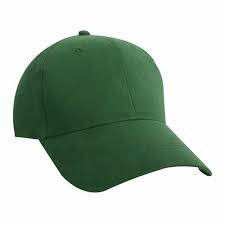
#> input picture 3-Contours/images/greenHat.jpg, 225 x 225 px, found by its file name
$ python 7-approx.py
#> lines starting #> are read from the running program, lines starting #| are printed output that depends on the picture; after the words box and inside, x2 and y2 are one past the last pixel; in counts of white or black regions, pixels touching at a corner belong together
import cv2 as cv
import numpy as np

data = cv.imread("./greenHat.jpg")
#> data is the input picture: shape (225, 225, 3); mean B, G, R 177.3, 189.1, 175.1
data = cv.medianBlur(data,5)
dataHsv=cv.cvtColor(data,cv.COLOR_BGR2HSV)
#> dataHsv: shape (225, 225, 3); mean H, S, V 32.4, 41.9, 189.4


lower_color = np.array([59,13,0])
upper_color = np.array([72,255,169])

mask = cv.inRange(dataHsv, lower_color,upper_color)
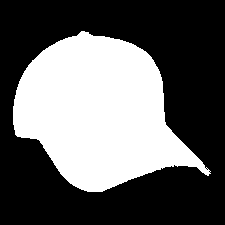
#> mask: shape (225, 225); 38.5% white; 1 white region, box (x1, y1, x2, y2) and area: (13, 31, 211, 192) 19496
mask = cv.dilate(mask,(3,3),iterations=3)
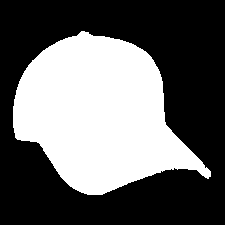
#> mask: shape (225, 225); 39.7% white; 1 white region

contour, _ = cv.findContours(mask,cv.RETR_TREE,cv.CHAIN_APPROX_SIMPLE)
#> contour = 1 contour; box (x1, y1, x2, y2) and area: (13, 31, 211, 195) 19829

for i in range(len(contour)):

    cv.drawContours(data,contour,i,(0,0,255),4)
#> this loop made 1 pass
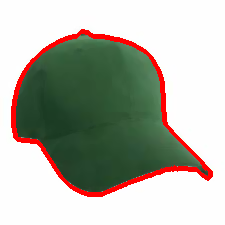
#> data: shape (225, 225, 3); mean B, G, R 168, 179.2, 179.1

cv.imshow("Original",data)
cv.imshow("Hsv",dataHsv)
cv.imshow("Mask",mask)
cv.imwrite("./greenHatDetect.jpg",data)
cv.waitKey(0)
cv.destroyAllWindows()
